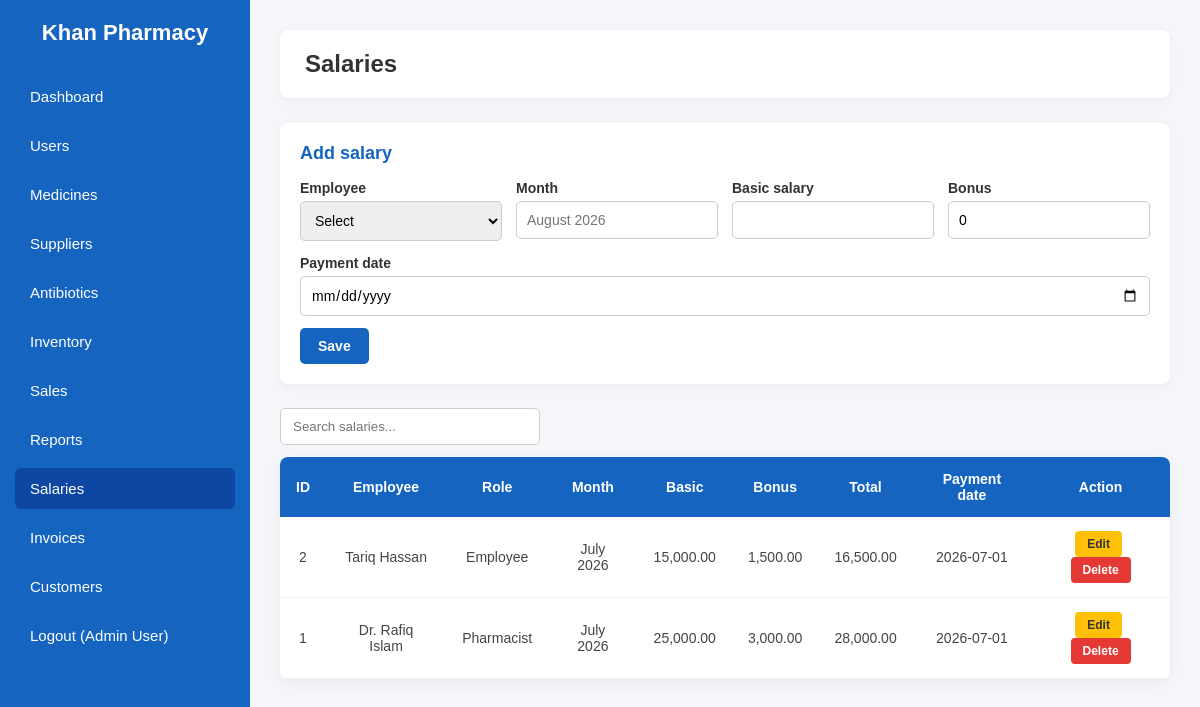
/salaries.php (signed in), run on the app's committed database.
### tables this page shows
CREATE TABLE `employee_salaries` (
    `salary_id` INT AUTO_INCREMENT PRIMARY KEY,
    `employee_id` INT NOT NULL,
    `month` VARCHAR(20) NOT NULL,
    `basic_salary` DECIMAL(10, 2) NOT NULL,
    `sales_linked_bonus` DECIMAL(10, 2) DEFAULT 0.00,
    `total_salary` DECIMAL(10, 2) NOT NULL,
    `payment_date` DATE NOT NULL,
    CONSTRAINT `fk_salary_employee` FOREIGN KEY (`employee_id`) REFERENCES `users`(`user_id`) ON DELETE CASCADE
);

CREATE TABLE `users` (
    `user_id` INT AUTO_INCREMENT PRIMARY KEY,
    `name` VARCHAR(100) NOT NULL,
    `role` ENUM('Admin', 'Pharmacist', 'Employee') NOT NULL,
    `username` VARCHAR(50) NOT NULL UNIQUE,
    `password` VARCHAR(255) NOT NULL,
    `email` VARCHAR(100) NOT NULL UNIQUE,
    `password_reset_token` VARCHAR(255) DEFAULT NULL,
    `created_at` TIMESTAMP DEFAULT CURRENT_TIMESTAMP
);

### includes/auth.php (called while the page is built, shortened)
<?php
function h($text)
{
    return htmlspecialchars((string) $text, ENT_QUOTES, "UTF-8");
}

### salaries.php (the view, shortened to what this page needs)
<?php
require_once "includes/db.php";
require_once "includes/auth.php";
$edit = null;
$rows = $conn->query(
    "SELECT es.*, u.name AS employee_name, u.role
     FROM employee_salaries es
     JOIN users u ON es.employee_id = u.user_id
     ORDER BY es.payment_date DESC, es.salary_id DESC"
)->fetch_all(MYSQLI_ASSOC);
require_once "includes/header.php";
?>
<div class="card">
    <h2><?php echo $edit ? "Edit salary" : "Add salary"; ?></h2>
    <form method="post">
        <div class="form-row">
            <div class="form-group">
                <label>Employee</label>
                <select name="employee_id" required>
                    <option value="">Select</option>
                </select>
            </div>
            <div class="form-group">
                <label>Month</label>
                <input type="text" name="month" required placeholder="August 2026" value="<?php echo h($edit["month"] ?? ""); ?>">
            </div>
            <div class="form-group">
                <label>Basic salary</label>
                <input type="number" step="0.01" name="basic_salary" required value="<?php echo h($edit["basic_salary"] ?? ""); ?>">
            </div>
            <div class="form-group">
                <label>Bonus</label>
                <input type="number" step="0.01" name="sales_linked_bonus" value="<?php echo h($edit["sales_linked_bonus"] ?? "0"); ?>">
            </div>
            <div class="form-group">
                <label>Payment date</label>
                <input type="date" name="payment_date" required value="<?php echo h($edit["payment_date"] ?? ""); ?>">
            </div>
        </div>
        <div class="form-actions">
            <button type="submit" class="save-btn">Save</button>
        </div>
    </form>
</div>
<input type="text" class="search-box" data-table="data-table" placeholder="Search salaries...">
<table id="data-table">
    <thead>
        <tr>
            <th>ID</th>
            <th>Employee</th>
            <th>Role</th>
            <th>Month</th>
            <th>Basic</th>
            <th>Bonus</th>
            <th>Total</th>
            <th>Payment date</th>
            <th>Action</th>
        </tr>
    </thead>
    <tbody>
        <?php foreach ($rows as $row) { ?>
        <tr>
            <td><?php echo (int) $row["salary_id"]; ?></td>
            <td><?php echo h($row["employee_name"]); ?></td>
            <td><?php echo h($row["role"]); ?></td>
            <td><?php echo h($row["month"]); ?></td>
            <td><?php echo number_format((float) $row["basic_salary"], 2); ?></td>
            <td><?php echo number_format((float) $row["sales_linked_bonus"], 2); ?></td>
            <td><?php echo number_format((float) $row["total_salary"], 2); ?></td>
            <td><?php echo h($row["payment_date"]); ?></td>
            <td>
                <a class="edit" href="salaries.php?edit=<?php echo (int) $row["salary_id"]; ?>">Edit</a>
                <form method="post" class="delete-form" style="display:inline">
                    <button type="submit" class="delete">Delete</button>
                </form>
            </td>
        </tr>
        <?php } ?>
    </tbody>
</table>
<?php require_once "includes/footer.php"; ?>

### css/style.css (style rules this page uses)
* { margin: 0; padding: 0; box-sizing: border-box; font-family: Arial, Helvetica, sans-serif; }
body { display: flex; background: #f4f6f9; min-height: 100vh; }
.card { background: white; padding: 20px; border-radius: 8px; box-shadow: 0 2px 10px rgba(0, 0, 0, 0.05); margin-bottom: 24px; }
.card h2 { font-size: 18px; color: #1565C0; margin-bottom: 16px; }
.form-row { display: flex; flex-wrap: wrap; gap: 14px; margin-bottom: 12px; }
.form-group { display: flex; flex-direction: column; gap: 5px; flex: 1; min-width: 180px; }
.form-group label { font-size: 14px; font-weight: bold; color: #333; }
.form-group input, .form-group select, .form-group textarea { padding: 10px; border: 1px solid #ccc; border-radius: 5px; font-size: 14px; }
.form-actions { display: flex; gap: 10px; margin-top: 10px; }
.save-btn, .add-btn { background: #1565C0; color: white; border: none; padding: 10px 18px; border-radius: 5px; cursor: pointer; font-weight: bold; font-size: 14px; }
.search-box { padding: 10px 12px; border: 1px solid #ccc; border-radius: 5px; width: 260px; margin-bottom: 12px; }
table { width: 100%; border-collapse: collapse; background: white; border-radius: 8px; overflow: hidden; box-shadow: 0 4px 15px rgba(0, 0, 0, 0.05); }
th { background: #1565C0; color: white; padding: 14px 16px; text-align: center; font-size: 14px; }
td { padding: 14px 16px; text-align: center; border-bottom: 1px solid #eee; font-size: 14px; color: #444; }
.edit { background: #FFC107; color: #333; border: none; padding: 6px 12px; border-radius: 4px; cursor: pointer; font-weight: bold; font-size: 12px; text-decoration: none; margin-right: 4px; display: inline-block; }
.delete { background: #E53935; color: white; border: none; padding: 6px 12px; border-radius: 4px; cursor: pointer; font-weight: bold; font-size: 12px; }

### data on the page
employee_salaries: salary_id "2", employee.name "Tariq Hassan", employee.role "Employee", month "July 2026", basic_salary "15,000.00", sales_linked_bonus "1,500.00", total_salary "16,500.00", payment_date "2026-07-01"
employee_salaries: salary_id "1", employee.name "Dr. Rafiq Islam", employee.role "Pharmacist", month "July 2026", basic_salary "25,000.00", sales_linked_bonus "3,000.00", total_salary "28,000.00", payment_date "2026-07-01"

### other printed values
$_SESSION["name"] "Admin User"
$page_title "Salaries"
